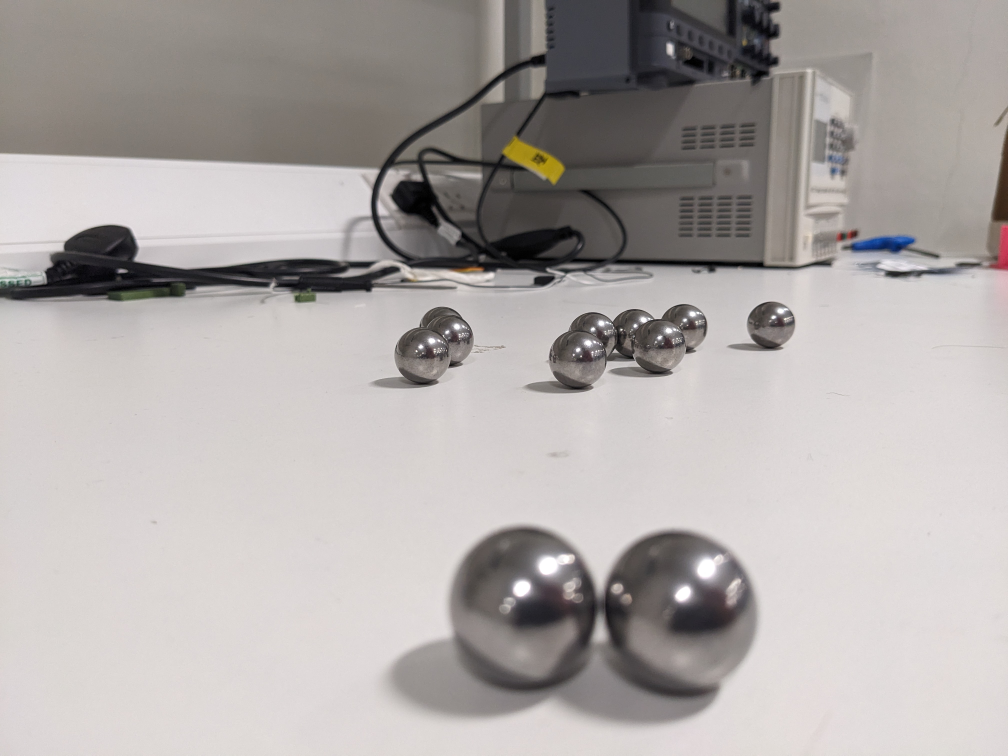
#> input picture repo/images/map_test_2/3.jpg, 4032 x 3024 px (shown at 1/4 size)
$ python detect_metal_balls.py
#> lines starting #> are read from the running program, lines starting #| are printed output that depends on the picture; after the words box and inside, x2 and y2 are one past the last pixel; in counts of white or black regions, pixels touching at a corner belong together
import cv2
import numpy as np

# ============================================================================
# FUNCTION 1: Find ball clusters (mask of the balls)
# ============================================================================
def find_ball_clusters(image_path):
    """
    Find metal ball clusters using grayscale intensity and edge detection.
    Metal balls are typically shiny/reflective with high contrast edges.

    Args:
        image_path: Path to input image

    Returns:
        frame: Original image
        mask: Binary mask of metal ball regions
        contours: List of contours for each cluster
    """
#> called with image_path = 'images/map_test_2/3.jpg'
    frame = cv2.imread(image_path)
#> frame is the input picture: shape (3024, 4032, 3); mean B, G, R 167.3, 169.1, 174.4

    if frame is None:
        print("Error: Could not read image")
        return None, None, None

    # Convert to grayscale
    gray = cv2.cvtColor(frame, cv2.COLOR_BGR2GRAY)

    # Method 1: Detect bright reflective surfaces (metal balls are often shiny)
    # Threshold for bright regions
    _, bright_mask = cv2.threshold(gray, 235, 255, cv2.THRESH_BINARY)
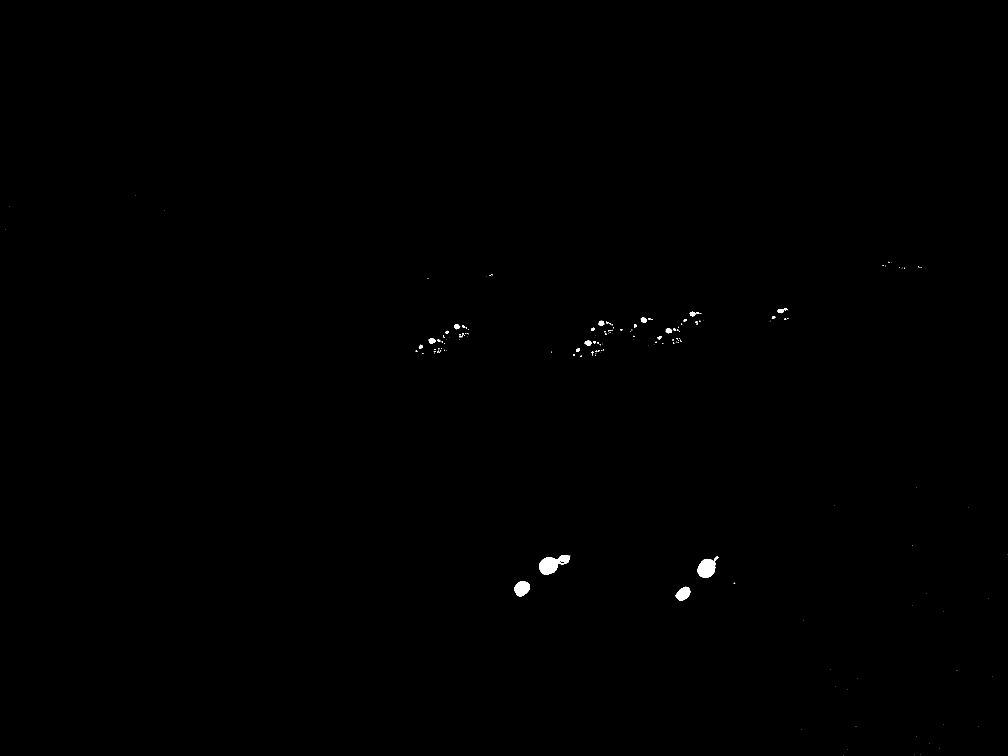
#> bright_mask: shape (3024, 4032) (shown at 1/4 size); 0.16% white; 188 white regions (144 under 20 px), largest, box (x1, y1, x2, y2) and area: (2157, 2220, 2278, 2299) 5287, (2790, 2237, 2862, 2311) 4112, (2057, 2325, 2120, 2386) 2778

    # Method 2: Edge detection (metal balls have sharp circular edges)
    # Apply Gaussian blur to reduce noise
    blurred = cv2.GaussianBlur(gray, (5, 5), 1.5)

    # Canny edge detection
    edges = cv2.Canny(blurred, 50, 150)
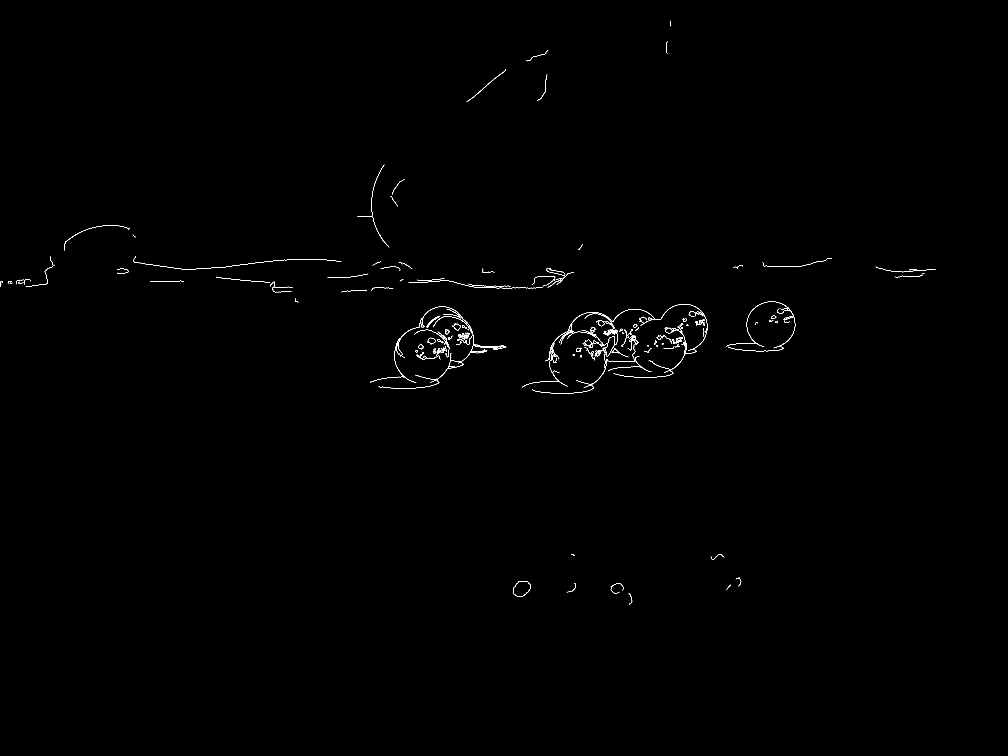
#> edges: shape (3024, 4032) (shown at 1/4 size); 0.18% white in thin lines or dots, all inside (x1, y1, x2, y2) = (1, 83, 3743, 2418)

    # Dilate edges to close gaps
    kernel_edge = np.ones((3, 3), np.uint8)
    edges_dilated = cv2.dilate(edges, kernel_edge, iterations=2)
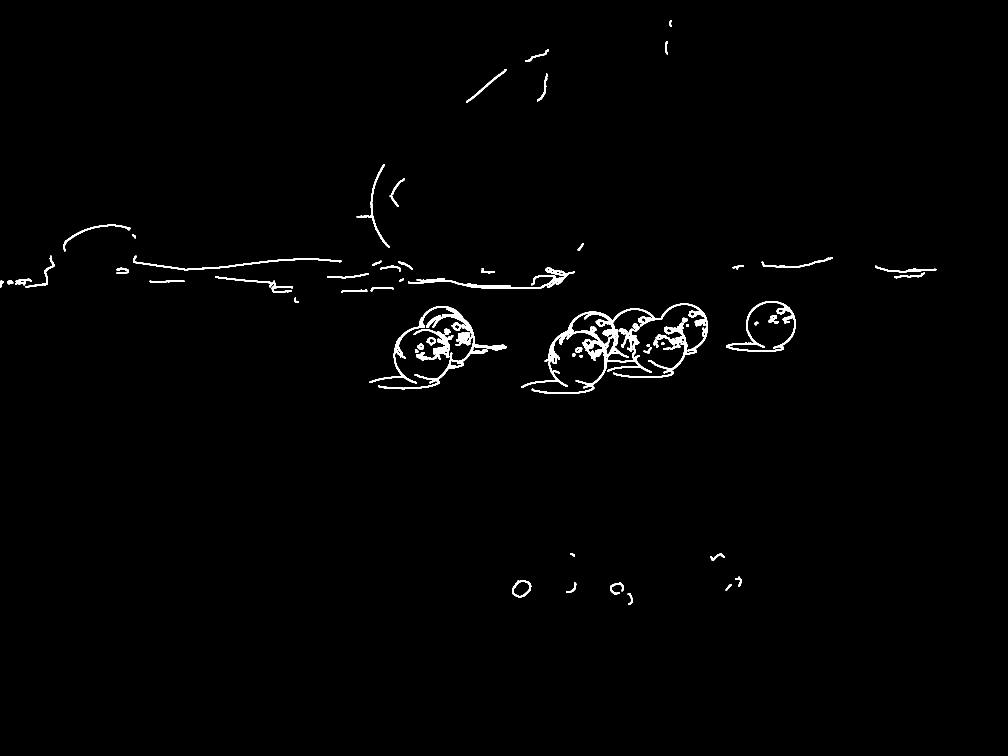
#> edges_dilated: shape (3024, 4032) (shown at 1/4 size); 0.96% white; 68 white regions, largest, box (x1, y1, x2, y2) and area: (2086, 1214, 2832, 1576) 39901, (1478, 1224, 2027, 1557) 18283, (1632, 1070, 2298, 1155) 7985

    # Method 3: Adaptive thresholding (works well for metal in varying lighting)
    adaptive_mask = cv2.adaptiveThreshold(
        gray, 255, cv2.ADAPTIVE_THRESH_GAUSSIAN_C,
        cv2.THRESH_BINARY, 11, -2
    )
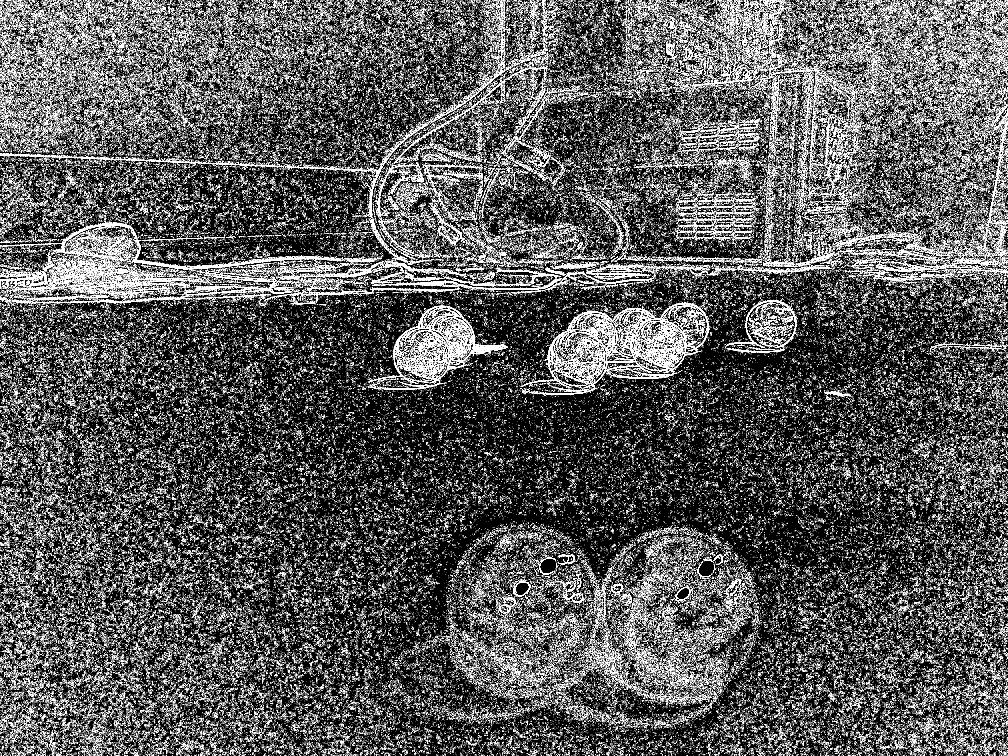
#> adaptive_mask: shape (3024, 4032) (shown at 1/4 size); 10.3% white in thin lines or dots

    # Combine masks: bright regions OR strong edges
    combined_mask = cv2.bitwise_or(bright_mask, edges_dilated)
#> combined_mask: shape (3024, 4032); 1.1% white; 128 white regions (58 under 20 px), largest, box (x1, y1, x2, y2) and area: (2086, 1214, 2832, 1576) 40985, (1478, 1224, 2027, 1557) 18284, (1632, 1070, 2298, 1155) 7985
    combined_mask = cv2.bitwise_or(combined_mask, adaptive_mask)
#> combined_mask: shape (3024, 4032); 11% white in thin lines or dots

    # Apply morphological operations to clean up
    kernel = np.ones((5, 5), np.uint8)
    combined_mask = cv2.morphologyEx(combined_mask, cv2.MORPH_CLOSE, kernel, iterations=2)
#> combined_mask: shape (3024, 4032); 70.6% white; 7356 black regions, largest, box (x1, y1, x2, y2) and area: (1229, 1414, 3539, 2550) 655567, (2664, 1167, 3562, 1610) 114110, (1214, 1817, 1801, 2233) 63770
    combined_mask = cv2.morphologyEx(combined_mask, cv2.MORPH_OPEN, kernel, iterations=1)
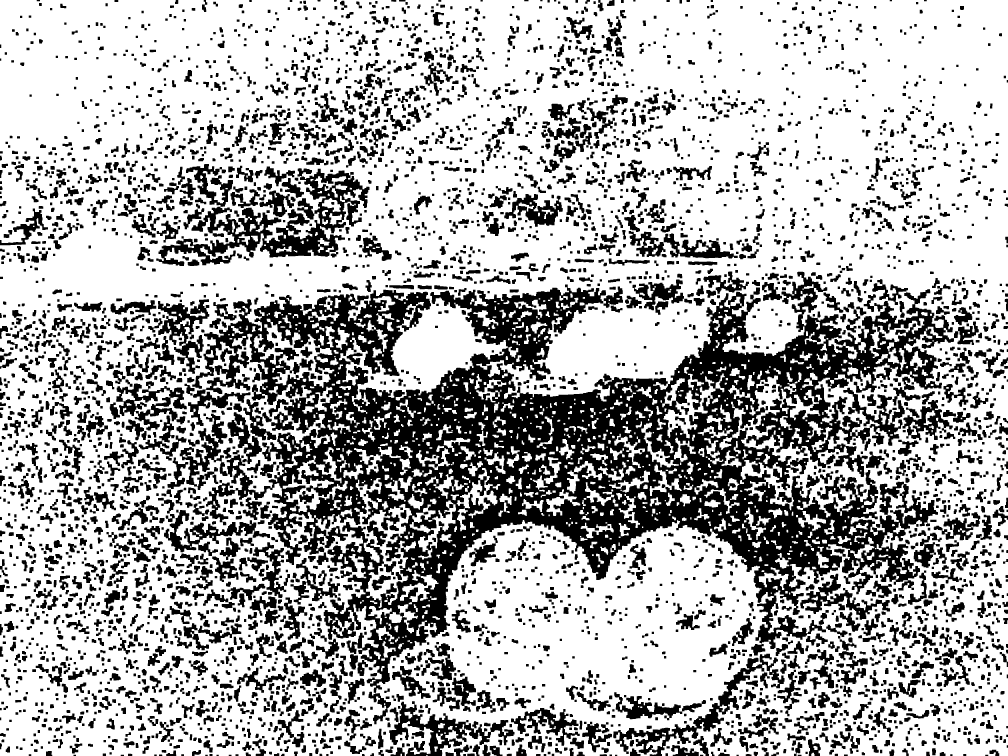
#> combined_mask: shape (3024, 4032) (shown at 1/4 size); 69.3% white; 4211 black regions

    # Fill holes in detected regions
    contours_temp, _ = cv2.findContours(combined_mask, cv2.RETR_EXTERNAL, cv2.CHAIN_APPROX_SIMPLE)
#> contours_temp = 27 contours, 4 with area under 20; largest, box (x1, y1, x2, y2) and area: (0, 0, 4032, 3024) 12043023, (2584, 2946, 2662, 3001) 1678, (1744, 2934, 1778, 2976) 646, (1618, 2847, 1649, 2875) 472, (1752, 2892, 1780, 2913) 382
    mask = np.zeros_like(combined_mask)
    cv2.drawContours(mask, contours_temp, -1, 255, -1)  # Fill contours
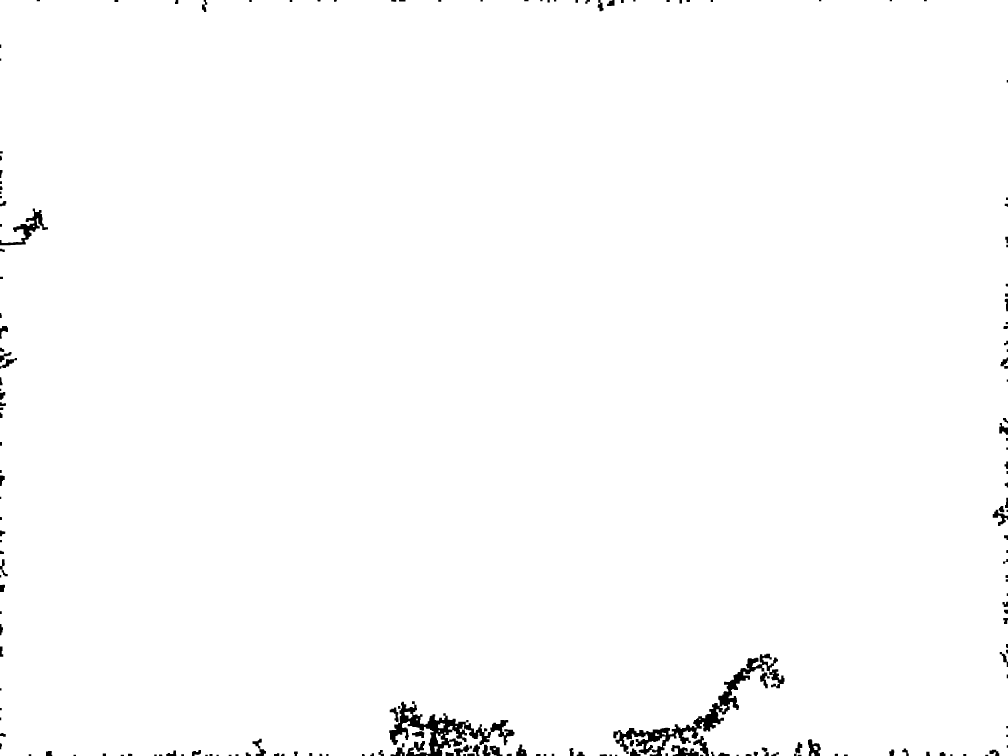
#> mask: shape (3024, 4032) (shown at 1/4 size); 98.9% white; 185 black regions

    # Find final contours
    contours, _ = cv2.findContours(mask, cv2.RETR_EXTERNAL, cv2.CHAIN_APPROX_SIMPLE)
#> contours has the same summary as contours_temp

    # Filter by minimum area and circularity
    MIN_AREA = 300
    filtered_contours = []

    for c in contours:
        area = cv2.contourArea(c)
        if area > MIN_AREA:
            # Check if reasonably circular (optional filter)
            perimeter = cv2.arcLength(c, True)
            if perimeter > 0:
                circularity = 4 * np.pi * area / (perimeter * perimeter)
                # Metal balls should be fairly circular
                if circularity > 0.4:  # Relaxed threshold for overlapping balls
                    filtered_contours.append(c)
#> this loop made 27 passes
#> (area, perimeter, circularity) on passes 9, 10, 19, 22, 23, 27: (1677.5, 307.4, 0.223), (646, 175.8, 0.263), (382, 91.66, 0.571), (472.5, 109.9, 0.492), (306.5, 110.7, 0.314), (12043023, 31490.7, 0.153)
#> after the loop, filtered_contours = 2 contours; box (x1, y1, x2, y2) and area: (1618, 2847, 1649, 2875) 472, (1752, 2892, 1780, 2913) 382

    return frame, mask, filtered_contours


# ============================================================================
# FUNCTION 2: Estimate distance from camera to cluster (depth estimation)
# ============================================================================
def estimate_distance(contour, focal_length=800, real_ball_diameter_cm=2.54):
    """
    Estimate distance to a ball cluster using pinhole camera model.

    Args:
        contour: OpenCV contour of the cluster
        focal_length: Camera focal length in pixels (needs calibration)
        real_ball_diameter_cm: Real diameter of metal ball in cm (1 inch = 2.54cm)

    Returns:
        distance_cm: Estimated distance in centimeters
        pixel_diameter: Diameter in pixels (for debugging)
    """
    # Get bounding box
    x, y, w, h = cv2.boundingRect(contour)

    # Use the larger dimension as diameter approximation
    pixel_diameter = max(w, h)

    # Pinhole camera model: Distance = (Real_Size * Focal_Length) / Pixel_Size
    if pixel_diameter > 0:
        distance_cm = (real_ball_diameter_cm * focal_length) / pixel_diameter
    else:
        distance_cm = 0

    return distance_cm, pixel_diameter


# ============================================================================
# FUNCTION 3: Count number of balls per cluster (using YOLOv8 or other model)
# ============================================================================
def count_balls_per_cluster_yolo(frame, contour, model_path='yolov8n.pt'):
    """
    Count balls in a cluster using YOLOv8 object detection.

    NOTE: This requires:
    - pip install ultralytics
    - A trained YOLOv8 model for metal balls

    Args:
        frame: Original image
        contour: Contour of the cluster region
        model_path: Path to YOLOv8 model weights

    Returns:
        ball_count: Number of balls detected in the cluster
        detections: List of detection bounding boxes
    """
    try:
        from ultralytics import YOLO

        # Load YOLOv8 model
        model = YOLO(model_path)

        # Get bounding box of cluster
        x, y, w, h = cv2.boundingRect(contour)

        # Add padding
        padding = 10
        x1 = max(0, x - padding)
        y1 = max(0, y - padding)
        x2 = min(frame.shape[1], x + w + padding)
        y2 = min(frame.shape[0], y + h + padding)

        # Crop cluster region
        cluster_roi = frame[y1:y2, x1:x2]

        # Run inference
        results = model(cluster_roi, conf=0.5)

        # Count detections
        detections = []
        ball_count = 0

        for result in results:
            boxes = result.boxes
            ball_count = len(boxes)

            for box in boxes:
                # Get box coordinates (relative to ROI)
                x_box, y_box, w_box, h_box = box.xywh[0].cpu().numpy()
                detections.append({
                    'x': int(x1 + x_box - w_box/2),
                    'y': int(y1 + y_box - h_box/2),
                    'w': int(w_box),
                    'h': int(h_box),
                    'conf': float(box.conf[0])
                })

        return ball_count, detections

    except ImportError:
        print("YOLOv8 not installed. Run: pip install ultralytics")
        return -1, []
    except Exception as e:
        print(f"YOLO inference error: {e}")
        return -1, []


# [132 lines left out: functions count_balls_per_cluster_hough, count_balls_per_cluster_blob, not called in this run]


# ============================================================================
# MAIN PROCESSING PIPELINE
# ============================================================================
def main():
    image_path = "images/map_test_2/3.jpg"

    # Step 1: Find ball clusters
    print("Step 1: Finding metal ball clusters...")
    frame, mask, contours = find_ball_clusters(image_path)
#> contours has the same summary as filtered_contours in find_ball_clusters

    if frame is None:
        return

    print(f"Found {len(contours)} clusters\n")
#| Found 2 clusters

    # Create output image
    output = frame.copy()

    # Process each cluster
    for i, contour in enumerate(contours):
        print(f"=== Cluster {i+1} ===")

        # Step 2: Estimate distance
        distance_cm, pixel_diameter = estimate_distance(contour)
        print(f"Distance: {distance_cm:.1f} cm (pixel diameter: {pixel_diameter})")

        # Step 3: Count balls (choose one method)

        # Method A: YOLOv8 (requires trained model)
        ball_count, detections = count_balls_per_cluster_yolo(frame, contour, model_path='yolov5su.pt')

        # Method B: Hough Circle Transform (non-ML)
        # ball_count, circles = count_balls_per_cluster_hough(frame, mask, contour)

        # Method C: Blob Detection (alternative non-ML)
        # ball_count, blobs = count_balls_per_cluster_blob(frame, mask, contour)

        print(f"Ball count: {ball_count}")
        print()

        # Draw cluster bounding box
        x, y, w, h = cv2.boundingRect(contour)
        cv2.rectangle(output, (x, y), (x + w, y + h), (0, 255, 0), 2)

        # [11 lines of commented-out code are left out]
        label1 = f"Cluster {i+1}: {ball_count} balls"
        label2 = f"Distance: {distance_cm:.1f}cm"
        cv2.putText(output, label1, (x, y - 25),
                   cv2.FONT_HERSHEY_SIMPLEX, 0.5, (0, 255, 0), 2)
        cv2.putText(output, label2, (x, y - 10),
                   cv2.FONT_HERSHEY_SIMPLEX, 0.5, (0, 255, 0), 2)
#> this loop made 1 pass
#> (x, y, w, h, pixel_diameter, distance_cm) on pass 1: (1752, 2892, 28, 21, 28, 72.57)
#> (printed output is left out)

    # Display results
    # cv2.namedWindow('Original', cv2.WINDOW_NORMAL)
    cv2.namedWindow('Mask', cv2.WINDOW_NORMAL)
    cv2.namedWindow('Detection Result', cv2.WINDOW_NORMAL)

    # cv2.imshow('Original', frame)
    cv2.imshow('Mask', mask)
    cv2.imshow('Detection Result', output)

    cv2.waitKey(0)
    cv2.destroyAllWindows()


if __name__ == "__main__":
    main()
#> (the call stopped at in count_balls_per_cluster_yolo, `model = YOLO(model_path)`: ultralytics is not available in this run)
